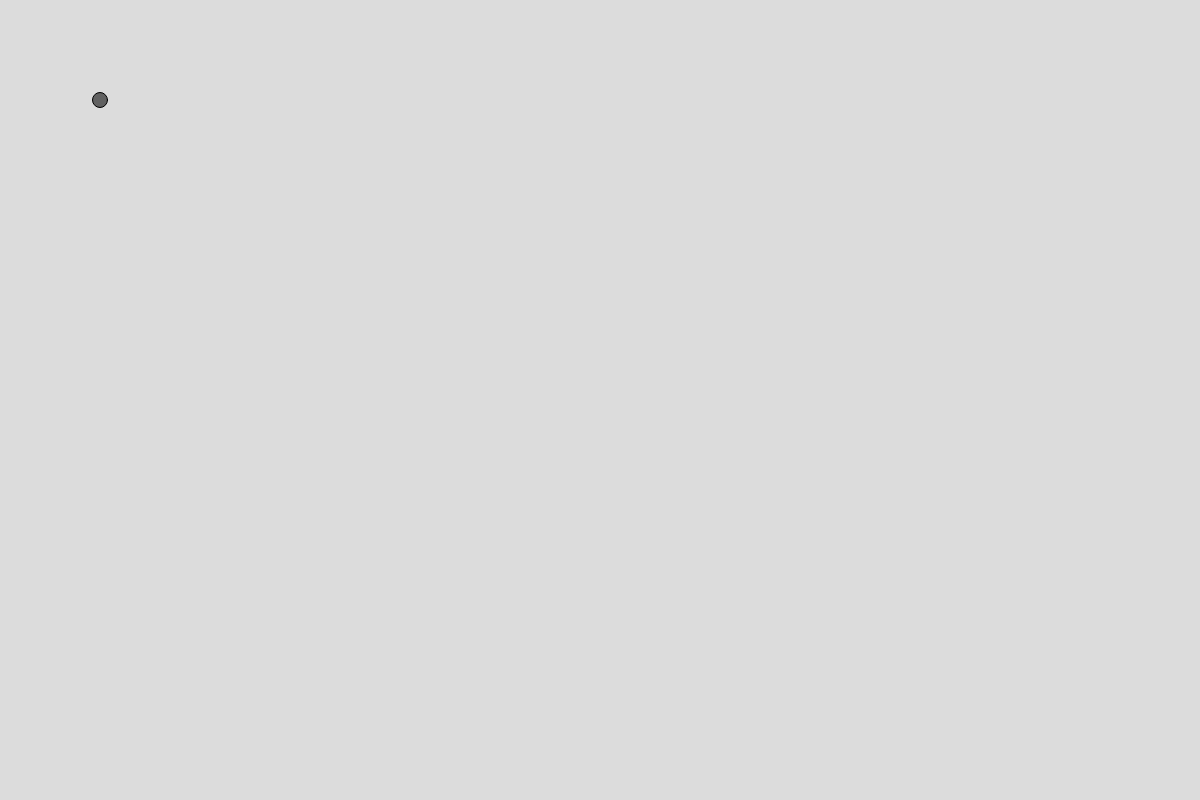
Frame 1 (no input)
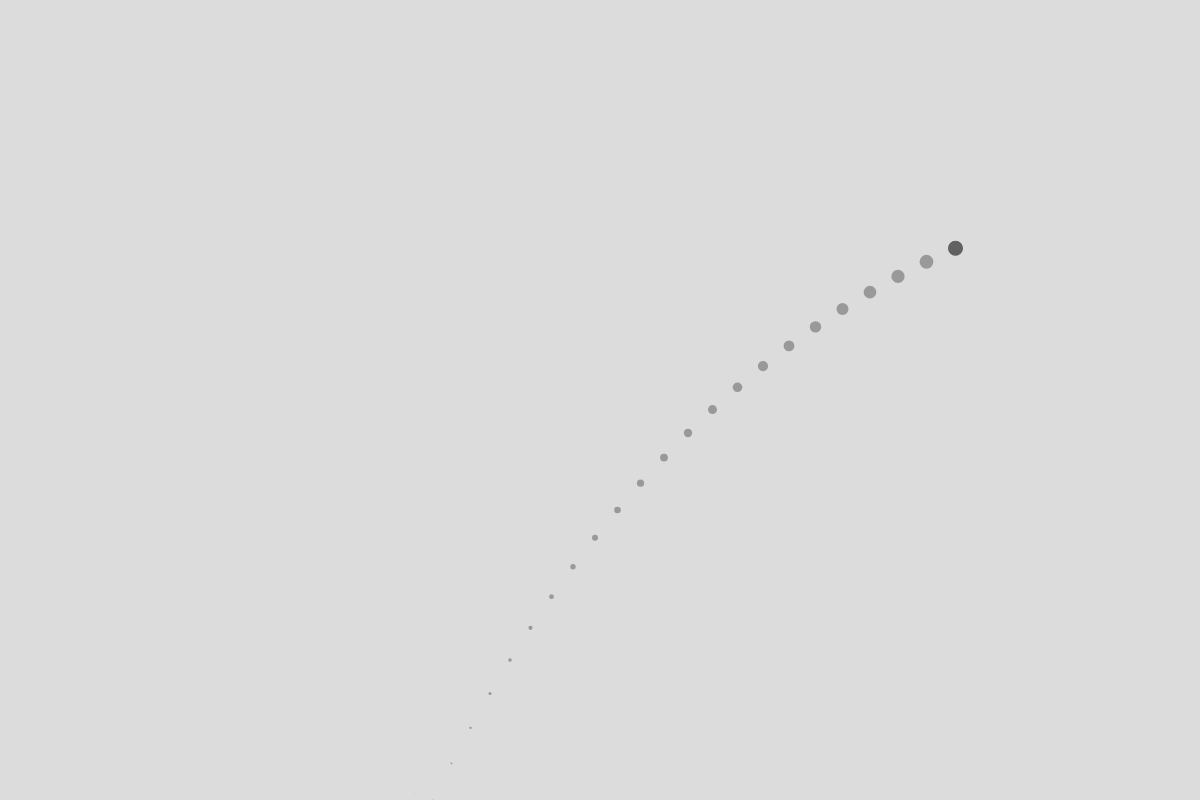
Frame 60 (no input)
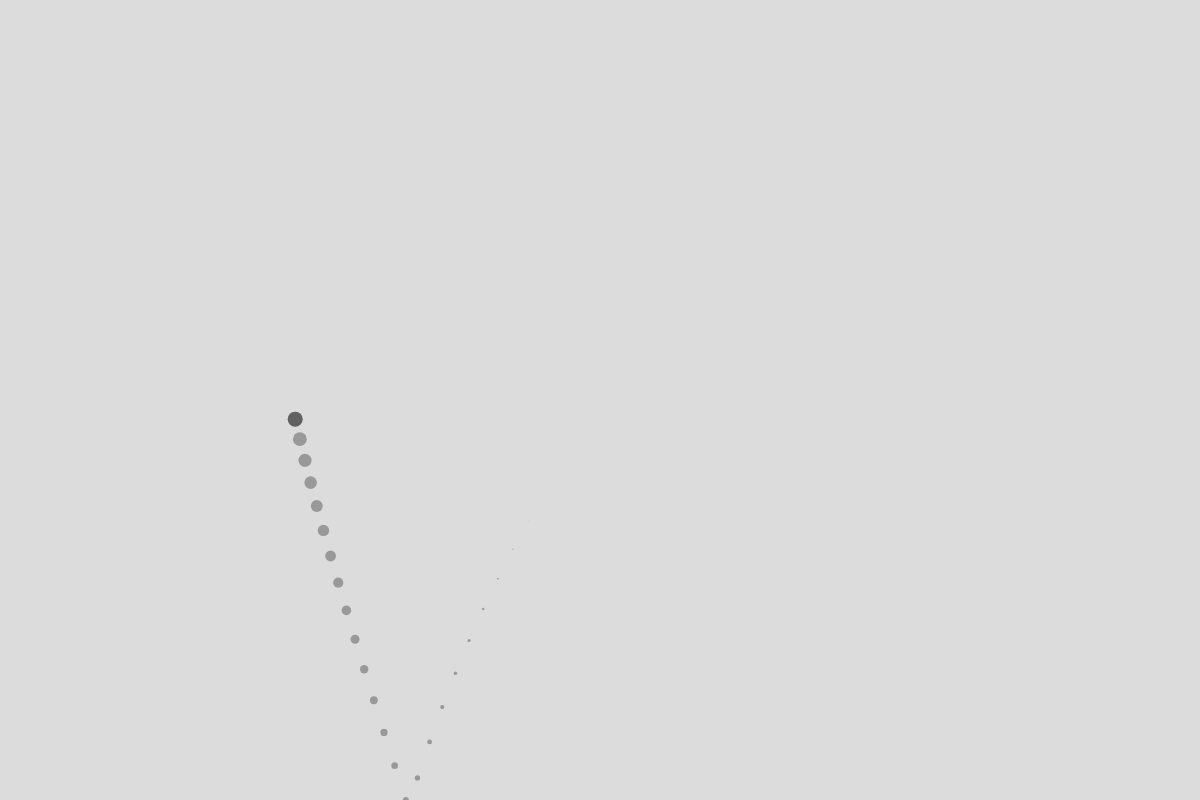
Frame 120 (the mouse pressed at the canvas centre since frame 60)

The p5.js sketch that drew these frames (run headless with seeded random() and noise() and a simulated clock; from frame 60 on, the mouse is pressed at the canvas centre):

// p5.js sketch
// ── sketch.js
//global constants
gravity = 1;

WIN_HEIGHT = 800;
WIN_WIDTH = 1200;

//particle function
function Particle(x, y, radius, tailLength)
{
    this.x = x;
    this.y = y;
    this.radius = radius;
    this.tailLength = tailLength;
    
    this.ySpeed = 0;
    this.xSpeed = 0;
    
    this.history = [];
    
    var locationVector;
    
    //create an update function
    this.update = function()
    {
        //update position and velocity
        this.y += this.ySpeed;
        this.x += this.xSpeed;
        this.ySpeed += gravity + 0.1;
        this.xSpeed += 0.5;
        
        //check collisions with walls
        if (this.y > WIN_HEIGHT)
        {
            //so it never is caught in an infinite loop
            this.y = WIN_HEIGHT;
            this.ySpeed = -0.9 * this.ySpeed;
        }
        else if (this.y < 0)
        {
            this.y = 0;
            this.ySpeed = -0.9 * this.ySpeed;
        }
        if (this.x > WIN_WIDTH)
        {
            //so it never is caught in an infinite loop
            this.x = WIN_WIDTH;
            this.xSpeed = -0.9 * this.xSpeed;
        }
        else if (this.x < 0)
        {
            this.x = 0;
            this.xSpeed = -0.9 * this.xSpeed;
        }
        
        //put the current location into the history
        locationVector = [this.x, this.y];
        this.history.push(locationVector);
        
        //if the history is longer than tail length, splice it off
        if (this.history.length > this.tailLength)
        {
            this.history.splice(0, 1);   
        }
    };
    
    //create a showing function to draw the particle
    this.show = function()
    {
        //variables
        var index;
        
        //draws every location in the history
        for (index = 0; index < this.history.length; index++)
        {
            //get the x and y values from the history
            var xHist = this.history[index][0];
            var yHist = this.history[index][1];
            
            //change the point size with the spot in history
            var histRadius = this.radius * (index / this.history.length);
            
            //draw an ellipse at the history point
            noStroke();
            fill(153, 153, 153);
            ellipse(xHist, yHist, histRadius, histRadius);
        }
        
        //draw the main ellipse
        fill(97, 97, 97);
        ellipse(this.x, this.y, this.radius, this.radius);
    };
}

var particle1 = new Particle(100, 100, 15, 25);

function setup() {
  	// put setup code here
  	createCanvas(WIN_WIDTH, WIN_HEIGHT);
}

function draw() {
  	// put drawing code here
  	//draw background first
  	background(220);

  	//draw and update particle
  	particle1.show();
    particle1.update();
}
